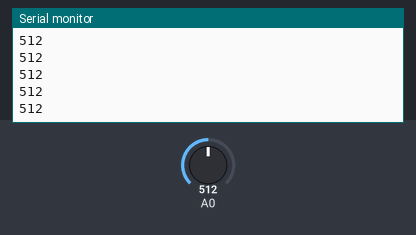
The sketch below on a simulated Arduino Uno, built with avr-gcc and run on an emulated ATmega328P. Parts: the last lines printed to the serial monitor. The test bench sets the inputs (shaded band); at power-on: A0 = 512.

Above: at 1.2 s.
1.3 s: A0 set to 638
At 2.2 s:
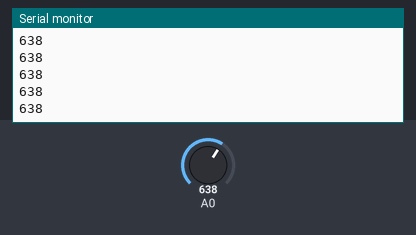
2.8 s: A0 set to 618
At 3.6 s:
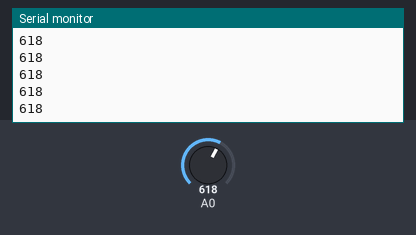
Timing chart, 0 to 5.8 s (numbered marks = the images above; inputs shaded):
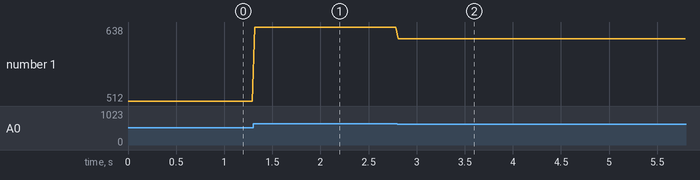

The sketch:

Week2.ino
```cpp
// (licence header left out)
//LED turns on when room is dark

#define LED 9

void setup() {
  Serial.begin(9600);
}

void loop() {

  int sensorValue = analogRead(A0);

  Serial.println(sensorValue);
  delay(25);

  if (sensorValue > 628) {

    digitalWrite(LED, HIGH);

  }
 	 else  {
    digitalWrite(LED, LOW);
  }
}
```

Measured:
- after the input at 1.3 s, the serial monitor: prints a new line at once (image 1)
- after the input at 2.8 s, the serial monitor: prints a new line at once (image 2)
- plotted number 1: 512 → 638 after the input at 1.3 s, 638 → 618 after the input at 2.8 s
